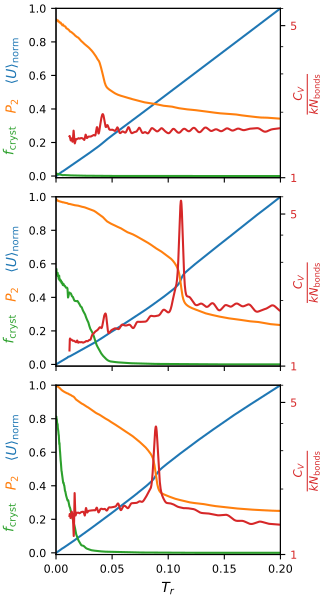

Python code for this plot:
#!/usr/bin/env python3
# -*- coding: utf-8 -*-
"""
created on Tue June 14 08:41:00 2021

@author: pierrekawak
"""

import sys
import numpy as np
import matplotlib.pyplot as plt
import random
import pandas as pd
import json

Nc    = 125
Nb    = 10
sigma = 1
label_prefix = r'$k_{b}=$'

names_in_WL = ["T", "Em", "Cv", "q6", "P2", "n6", "r2e", "r2g", "sms"]

WL_result_files = np.array([
                     "../Lx11.000_kb0.10_WLMC_results.out", "../Lx11.000_kb1.00_WLMC_results.out", "../Lx11.000_kb10.0_WLMC_results.out",
                     "../Lx11.436_kb0.10_WLMC_results.out", "../Lx11.436_kb1.00_WLMC_results.out", "../Lx11.436_kb10.0_WLMC_results.out",
                     "../Lx13.000_kb0.10_WLMC_results.out", "../Lx13.000_kb1.00_WLMC_results.out", "../Lx13.000_kb10.0_WLMC_results.out",
                     "../Lx15.000_kb0.10_WLMC_results.out", "../Lx15.000_kb1.00_WLMC_results.out", "../Lx15.000_kb10.0_WLMC_results.out"
                 ,    "../Lx11.200_kb1.00_WLMC_results.out", "../Lx11.800_kb1.00_WLMC_results.out", "../Lx12.500_kb1.00_WLMC_results.out", "../Lx13.500_kb0.10_WLMC_results.out"
                    ])

Lx_      = [11, 11.436, 13, 15]
Lx_      = np.repeat(Lx_, 3)
Lx_      = np.append(Lx_, [11.2, 11.8, 12.5, 13.5])
phi_     = Nc*Nb*sigma**3/Lx_**3*np.pi/6
kb_      = [0.1, 1, 10]
kb_      = np.tile(kb_, 4)
kb_      = np.append(kb_, [1,1,1,1])

cutT = 0.012
upT = 0.2
input_df = pd.DataFrame({'result_files': WL_result_files, 'Lx': Lx_, 'phi': phi_, 'kb': kb_})

Lx_A = 13.000
kb_A = 1.00
phi_A         = np.round(Nc*Nb*sigma**3/Lx_A**3*np.pi/6, 3)
WL_A_file     = input_df.loc[(input_df['kb'] == kb_A) & (input_df['Lx'] == Lx_A)]['result_files'].iat[0]
WL_A_df       = pd.read_csv(WL_A_file, index_col=False, delimiter=' ', names=names_in_WL)
WL_A_df['Tr'] = WL_A_df['T']/kb_A
#WL_A_df       = WL_A_df.loc[WL_A_df['Tr'] > cutT]
WL_A_df       = WL_A_df.loc[WL_A_df['Tr'] < upT]

Lx_B = 11.436
kb_B = 1.00
phi_B         = np.round(Nc*Nb*sigma**3/Lx_B**3*np.pi/6, 3)
WL_B_file     = input_df.loc[(input_df['kb'] == kb_B) & (input_df['Lx'] == Lx_B)]['result_files'].iat[0]
WL_B_df       = pd.read_csv(WL_B_file, index_col=False, delimiter=' ', names=names_in_WL)
WL_B_df['Tr'] = WL_B_df['T']/kb_B
#WL_B_df       = WL_B_df.loc[WL_B_df['Tr'] > cutT]
WL_B_df       = WL_B_df.loc[WL_B_df['Tr'] < upT]

Lx_C = 13.000
kb_C = 10.00
phi_C         = np.round(Nc*Nb*sigma**3/Lx_C**3*np.pi/6, 3)
WL_C_file     = input_df.loc[(input_df['kb'] == kb_C) & (input_df['Lx'] == Lx_C)]['result_files'].iat[0]
WL_C_df       = pd.read_csv(WL_C_file, index_col=False, delimiter=' ', names=names_in_WL)
WL_C_df['Tr'] = WL_C_df['T']/kb_C
#WL_C_df       = WL_C_df.loc[WL_C_df['Tr'] > cutT]
WL_C_df       = WL_C_df.loc[WL_C_df['Tr'] < upT]

Lx_D = 11.436
kb_D = 10.00
phi_D         = np.round(Nc*Nb*sigma**3/Lx_D**3*np.pi/6, 3)
WL_D_file     = input_df.loc[(input_df['kb'] == kb_D) & (input_df['Lx'] == Lx_D)]['result_files'].iat[0]
WL_D_df       = pd.read_csv(WL_D_file, index_col=False, delimiter=' ', names=names_in_WL)
WL_D_df['Tr'] = WL_D_df['T']/kb_D
#WL_D_df       = WL_D_df.loc[WL_D_df['Tr'] > cutT]
WL_D_df       = WL_D_df.loc[WL_D_df['Tr'] < upT]

test = 1
if test:
  fig, ax = plt.subplots(3, 1, sharex=True, figsize=(3.25,2.0*3), constrained_layout=True)
else:
  fig, ax = plt.subplots(3, 1, sharex=True, figsize=(3.25,2.0*3))#, constrained_layout=True)

what_is_x = "Tr"
Nbond = np.amax(WL_A_df["Em"])

pu, = ax[0].plot(WL_A_df[what_is_x], (WL_A_df["Em"])/Nbond, c=plt.get_cmap('tab10')(0), label=r"$\langle U \rangle_{\mathrm{norm}}$")
pp, = ax[0].plot(WL_A_df[what_is_x], WL_A_df["P2"]              , c=plt.get_cmap('tab10')(1), label=r"$P_{2}$")
pq, = ax[0].plot(WL_A_df[what_is_x], WL_A_df["n6"]              , c=plt.get_cmap('tab10')(2), label=r"$f_{\mathrm{cryst}}$")
ax2 = ax[0].twinx()
pc, = ax2.plot(np.array(WL_A_df[what_is_x])[WL_A_df[what_is_x]>cutT]  , np.array(WL_A_df["Cv"])[WL_A_df[what_is_x]>cutT]/Nc/(Nb-2)    , c=plt.get_cmap('tab10')(3), label=r"$C_{V}/kN_{c}$")
ax2ylim1 = 1
ax2ylim2 = 6
ax2ytick1 = 1
ax2ytick2 = 5
ax2.set_ylim(ax2ylim1, ax2ylim2)
ax2.tick_params(axis='y', labelsize=8, labelcolor=plt.get_cmap('tab10')(3))
ax2.set_yscale('log')
ax2.set_ylabel(r"$\frac{C_{V}}{kN_{\mathrm{bonds}}}$", fontsize=12, color=plt.get_cmap('tab10')(3), labelpad=-3)
ax2.set_yticks([ax2ytick1, ax2ytick2])
from matplotlib.ticker import ScalarFormatter, NullFormatter
ax2.yaxis.set_major_formatter(ScalarFormatter())
ax2.yaxis.set_minor_formatter(NullFormatter())
ax[0].tick_params(axis='both', labelsize=8)
#ax[0].legend(handles=[pu, pp, pq, pc], loc='best', fontsize=8)#, prop={'size': 6})

from matplotlib.offsetbox import AnchoredOffsetbox, TextArea, HPacker, VPacker

ybox1 = TextArea(r"$\langle U \rangle_{\mathrm{norm}}$", textprops=dict(color=plt.get_cmap('tab10')(0), size=10, rotation=90,ha='left',va='bottom'))
ybox2 = TextArea(r"$P_{2}$"                            , textprops=dict(color=plt.get_cmap('tab10')(1), size=10, rotation=90,ha='left',va='bottom'))
ybox3 = TextArea(r"$f_{\mathrm{cryst}}$"               , textprops=dict(color=plt.get_cmap('tab10')(2), size=10, rotation=90,ha='left',va='bottom'))

ybox = VPacker(children=[ybox1, ybox2, ybox3], align="bottom", pad=0, sep=10)

anchored_ybox = AnchoredOffsetbox(loc=8, child=ybox, pad=0., frameon=False, bbox_to_anchor=(-0.2, 0.1), 
                                  bbox_transform=ax[0].transAxes, borderpad=0.)

ax[0].add_artist(anchored_ybox)

Nbond = np.amax(WL_B_df["Em"])
pu, = ax[1].plot(WL_B_df[what_is_x], (WL_B_df["Em"])/Nbond, c=plt.get_cmap('tab10')(0), label=r"$\langle U \rangle_{\mathrm{norm}}$")
pp, = ax[1].plot(WL_B_df[what_is_x], WL_B_df["P2"]              , c=plt.get_cmap('tab10')(1), label=r"$P_{2}$")
pq, = ax[1].plot(WL_B_df[what_is_x], WL_B_df["n6"]              , c=plt.get_cmap('tab10')(2), label=r"$f_{\mathrm{cryst}}$")
ax2 = ax[1].twinx()
pc, = ax2.plot(np.array(WL_B_df[what_is_x])[WL_B_df[what_is_x]>cutT]  , np.array(WL_B_df["Cv"])[WL_B_df[what_is_x]>cutT]/Nc/(Nb-2)    , c=plt.get_cmap('tab10')(3), label=r"$C_{V}/kN_{c}$")
ax2.set_ylim(ax2ylim1, ax2ylim2)
ax2.tick_params(axis='y', labelsize=8, labelcolor=plt.get_cmap('tab10')(3))
ax2.set_yscale('log')
ax2.set_ylabel(r"$\frac{C_{V}}{kN_{\mathrm{bonds}}}$", fontsize=12, color=plt.get_cmap('tab10')(3), labelpad=-3)
ax2.set_yticks([ax2ytick1, ax2ytick2])
from matplotlib.ticker import ScalarFormatter, NullFormatter
ax2.yaxis.set_major_formatter(ScalarFormatter())
ax2.yaxis.set_minor_formatter(NullFormatter())
ax[1].tick_params(axis='both', labelsize=8)
#ax[1].legend(handles=[pu, pp, pq, pc], loc='best', fontsize=8)#, prop={'size': 6})

from matplotlib.offsetbox import AnchoredOffsetbox, TextArea, HPacker, VPacker

ybox1 = TextArea(r"$\langle U \rangle_{\mathrm{norm}}$", textprops=dict(color=plt.get_cmap('tab10')(0), size=10, rotation=90,ha='left',va='bottom'))
ybox2 = TextArea(r"$P_{2}$"                            , textprops=dict(color=plt.get_cmap('tab10')(1), size=10, rotation=90,ha='left',va='bottom'))
ybox3 = TextArea(r"$f_{\mathrm{cryst}}$"               , textprops=dict(color=plt.get_cmap('tab10')(2), size=10, rotation=90,ha='left',va='bottom'))

ybox = VPacker(children=[ybox1, ybox2, ybox3], align="bottom", pad=0, sep=10)

anchored_ybox = AnchoredOffsetbox(loc=8, child=ybox, pad=0., frameon=False, bbox_to_anchor=(-0.2, 0.1), 
                                  bbox_transform=ax[1].transAxes, borderpad=0.)

ax[1].add_artist(anchored_ybox)

Nbond = np.amax(WL_D_df["Em"])
pu, = ax[2].plot(WL_D_df[what_is_x], (WL_D_df["Em"])/Nbond, c=plt.get_cmap('tab10')(0), label=r"$\langle U \rangle_{\mathrm{norm}}$")
pp, = ax[2].plot(WL_D_df[what_is_x], WL_D_df["P2"]              , c=plt.get_cmap('tab10')(1), label=r"$P_{2}$")
pq, = ax[2].plot(WL_D_df[what_is_x], WL_D_df["n6"]              , c=plt.get_cmap('tab10')(2), label=r"$f_{\mathrm{cryst}}$")
ax2 = ax[2].twinx()
pc, = ax2.plot(np.array(WL_D_df[what_is_x])[WL_D_df[what_is_x]>cutT]  , np.array(WL_D_df["Cv"])[WL_D_df[what_is_x]>cutT]/Nc/(Nb-2)    , c=plt.get_cmap('tab10')(3), label=r"$C_{V}/kN_{c}$")

ax2.set_ylim(ax2ylim1, ax2ylim2)
ax2.tick_params(axis='y', labelsize=8, labelcolor=plt.get_cmap('tab10')(3))
ax2.set_yscale('log')
ax2.set_ylabel(r"$\frac{C_{V}}{kN_{\mathrm{bonds}}}$", fontsize=12, color=plt.get_cmap('tab10')(3), labelpad=-3)
ax2.set_yticks([ax2ytick1, ax2ytick2])
from matplotlib.ticker import ScalarFormatter, NullFormatter
ax2.yaxis.set_major_formatter(ScalarFormatter())
ax2.yaxis.set_minor_formatter(NullFormatter())
ax[2].tick_params(axis='both', labelsize=8)
#ax[2].legend(handles=[pu, pp, pq, pc], loc='best', fontsize=8)#, prop={'size': 6})

from matplotlib.offsetbox import AnchoredOffsetbox, TextArea, HPacker, VPacker

ybox1 = TextArea(r"$\langle U \rangle_{\mathrm{norm}}$", textprops=dict(color=plt.get_cmap('tab10')(0), size=10, rotation=90,ha='left',va='bottom'))
ybox2 = TextArea(r"$P_{2}$"                            , textprops=dict(color=plt.get_cmap('tab10')(1), size=10, rotation=90,ha='left',va='bottom'))
ybox3 = TextArea(r"$f_{\mathrm{cryst}}$"               , textprops=dict(color=plt.get_cmap('tab10')(2), size=10, rotation=90,ha='left',va='bottom'))

ybox = VPacker(children=[ybox1, ybox2, ybox3], align="bottom", pad=0, sep=10)

anchored_ybox = AnchoredOffsetbox(loc=8, child=ybox, pad=0., frameon=False, bbox_to_anchor=(-0.2, 0.1), 
                                  bbox_transform=ax[2].transAxes, borderpad=0.)

ax[2].add_artist(anchored_ybox)

#Nbond = np.amax(WL_D_df["Em"])
#pu, = ax[3].plot(WL_D_df[what_is_x], (WL_D_df["Em"])/Nbond, c=plt.get_cmap('tab10')(0), label=r"$\langle U \rangle_{\mathrm{norm}}$")
#pp, = ax[3].plot(WL_D_df[what_is_x], WL_D_df["P2"]              , c=plt.get_cmap('tab10')(1), label=r"$P_{2}$")
#pq, = ax[3].plot(WL_D_df[what_is_x], WL_D_df["n6"]              , c=plt.get_cmap('tab10')(2), label=r"$f_{\mathrm{cryst}}$")
#ax2 = ax[3].twinx()
#pc, = ax2.plot(WL_D_df[what_is_x]  , WL_D_df["Cv"]/Nc/(Nb-2)    , c=plt.get_cmap('tab10')(3), label=r"$C_{V}/kN_{c}$")
#
#ax2.set_ylim(ax2ylim1, ax2ylim2)
#ax2.tick_params(axis='y', labelsize=8, labelcolor=plt.get_cmap('tab10')(3))
#ax2.set_yscale('log')
#ax2.set_ylabel(r"$\frac{C_{V}}{kN_{\mathrm{bonds}}}$", fontsize=12, color=plt.get_cmap('tab10')(3), labelpad=-3)
#ax2.set_yticks([ax2ytick1, ax2ytick2])
#from matplotlib.ticker import ScalarFormatter, NullFormatter
#ax2.yaxis.set_major_formatter(ScalarFormatter())
#ax2.yaxis.set_minor_formatter(NullFormatter())
#ax[3].tick_params(axis='both', labelsize=8)
##ax[3].legend(handles=[pu, pp, pq, pc], loc='best', fontsize=8)#, prop={'size': 6})
#
#from matplotlib.offsetbox import AnchoredOffsetbox, TextArea, HPacker, VPacker
#
#ybox1 = TextArea(r"$\langle U \rangle_{\mathrm{norm}}$", textprops=dict(color=plt.get_cmap('tab10')(0), size=10, rotation=90,ha='left',va='bottom'))
#ybox2 = TextArea(r"$P_{2}$"                            , textprops=dict(color=plt.get_cmap('tab10')(1), size=10, rotation=90,ha='left',va='bottom'))
#ybox3 = TextArea(r"$f_{\mathrm{cryst}}$"               , textprops=dict(color=plt.get_cmap('tab10')(2), size=10, rotation=90,ha='left',va='bottom'))
#
#ybox = VPacker(children=[ybox1, ybox2, ybox3], align="bottom", pad=0, sep=10)
#
#anchored_ybox = AnchoredOffsetbox(loc=8, child=ybox, pad=0., frameon=False, bbox_to_anchor=(-0.2, 0.1), 
#                                  bbox_transform=ax[3].transAxes, borderpad=0.)
#
#ax[3].add_artist(anchored_ybox)

ax[-1].set_xlabel(r"$T_{r}$", fontsize=10, labelpad=5)

if test == 0:
  plt.subplots_adjust(left=0.168, top=0.999, bottom=0.05, right=0.998, hspace=0.1)

ylim1 = -.01
ylim2 = 1
ax[0].set_ylim(ylim1, ylim2)
ax[1].set_ylim(ylim1, ylim2)
ax[2].set_ylim(ylim1, ylim2)
#ax[3].set_ylim(ylim1, ylim2)
xlim1 = 0
xlim2 = 0.2
ax[0].set_xlim(xlim1, xlim2)
ax[1].set_xlim(xlim1, xlim2)
ax[2].set_xlim(xlim1, xlim2)
#ax[3].set_xlim(xlim1, xlim2)
import os
basename = os.path.splitext(__file__)[0]
plt.savefig(basename+".pdf")
